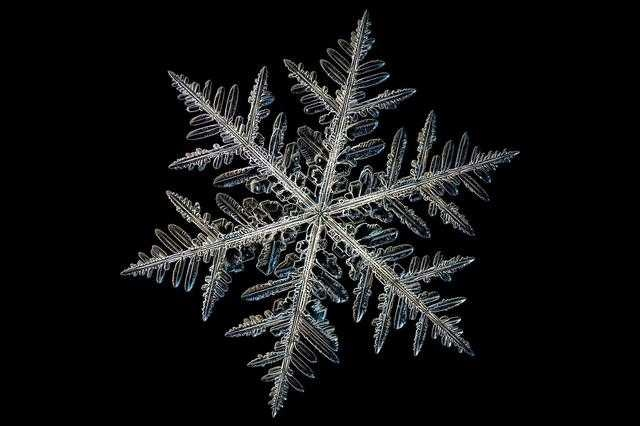
#> input picture data/000.jpg, 640 x 426 px; its folder holds only this picture in this run
$ jupyter execute --allow-errors dev.ipynb   (shell and % lines are left out)
#> lines starting #> are read from the running program, lines starting #| are printed output that depends on the picture; after the words box and inside, x2 and y2 are one past the last pixel; in counts of white or black regions, pixels touching at a corner belong together
### src/symetry_analysis.py
import cv2
import numpy as np
import matplotlib.pyplot as plt
from skimage.metrics import structural_similarity as ssim
from scipy.ndimage import rotate

def normalized_cross_correlation(image1, image2):
    """Computes Normalized Cross-Correlation (NCC) between two images."""
    image1_flat = image1.flatten().astype(np.float32)
    image2_flat = image2.flatten().astype(np.float32)
    mean1, mean2 = np.mean(image1_flat), np.mean(image2_flat)
    numerator = np.sum((image1_flat - mean1) * (image2_flat - mean2))
    denominator = np.sqrt(np.sum((image1_flat - mean1) ** 2) * np.sum((image2_flat - mean2) ** 2))
    if denominator == 0: # Avoiding division by 0
        return 0
    return numerator / denominator

def analyze_symmetry(preprocessed_image, contours, vis=False):
    """
    Analyze the symmetry of the main snowflake contour with rotational symmetry.
    """
    assert len(contours) == 1, "Expected exactly one contour"
    main_contour = contours[0]

    mask = np.full(preprocessed_image.shape, 255, dtype=np.uint8)
    cv2.drawContours(mask, [main_contour], -1, (255), thickness=cv2.FILLED)

    #bounding box of contour for cropping
    x, y, w, h = cv2.boundingRect(main_contour)
    masked = cv2.bitwise_and(preprocessed_image, mask)
    cropped = masked[y:y+h, x:x+w]

    # imge needs to be square; mif not, apply padding
    size = max(w, h)
    square = np.full((size, size), 255, dtype=np.uint8)
    offset_x = (size - w) // 2
    offset_y = (size - h) // 2
    square[offset_y:offset_y+h, offset_x:offset_x+w] = cropped

    resized = cv2.resize(square, (512, 512))

    # Use blurred image to check rotational symetry, this smoothed the effect of artifacts
    blurred = cv2.GaussianBlur(resized, (3, 3), 0)

    # rotational symmetry scores for multiple angles
    angles = [60, 120, 180, 240, 300]
    symmetry_scores = []
    rotated_img = []

    for angle in angles:
        rotated = rotate(blurred, angle, reshape=False, mode='constant', cval=255, order=3)
        rotated_img.append(rotated)
        # score = ssim(blurred, rotated, data_range=255)
        score = normalized_cross_correlation(blurred, rotated)
        symmetry_scores.append(score)

    ### How pretty is a snowflake? To answer this we combine various metrics
    # Calculate the minimum enclosing circle
    ((cx, cy), radius) = cv2.minEnclosingCircle(main_contour)

    # Circularity ratio: how much of the rectangle the circle spans
    # Measure the "fit" of the bounding circle inside the bounding rectangle
    circle_diameter = 2 * radius
    rect_diagonal = np.sqrt(w**2 + h**2)
    circularity_ratio = circle_diameter / rect_diagonal

    # Measure the ratio of average rectange axis to circle diameter
    avg_rect_axis = (w+h) / 2
    axis_ratio = avg_rect_axis/circle_diameter

    # our ffinal symmetry score combines rotational symmetry and circularity
    avg_symmetry = np.mean(symmetry_scores)
    final_score = (circularity_ratio + axis_ratio + avg_symmetry) / 3

    if vis:
        print(f"Axis Ratio: {axis_ratio:.4f}")
        print(f"Circle/Rectangle Ratio: {circularity_ratio:.4f}")
        print(f"Average Rotational Symmetry: {avg_symmetry:.4f}")
        print(f"Final Symmetry Score: {final_score:.4f}")

        # Convert the grayscale image to BGR (3 channels) for visualization
        visualization_image = cv2.cvtColor(preprocessed_image, cv2.COLOR_GRAY2BGR)

        # Add padding to the image
        padding = 60
        visualization_image = cv2.copyMakeBorder(
            visualization_image, padding, padding, padding, padding, cv2.BORDER_CONSTANT, value=(255, 255, 255)
        )

        # Offset the contour to match the padded image
        main_contour_padded = main_contour + padding

        # Calculate bounding rectangle
        x, y, w, h = cv2.boundingRect(main_contour_padded)
        cv2.rectangle(visualization_image, (x, y), (x + w, y + h), (255, 0, 0), 2)  # Blue rectangle

        # Calculate the minimum enclosing circle
        ((cx, cy), radius) = cv2.minEnclosingCircle(main_contour_padded)
        cv2.circle(visualization_image, (int(cx), int(cy)), int(radius), (0, 255, 0), 2)  # Green circle

        plt.figure(figsize=(12, 6))

        plt.subplot(2, 3, 1)
        plt.title("Original + Circularity")
        plt.imshow(cv2.cvtColor(visualization_image, cv2.COLOR_BGR2RGB))
        plt.axis('off')

        plt.subplot(2, 3, 2)
        plt.title("60° Rotation")
        plt.imshow(rotated_img[0], cmap='gray')
        plt.axis('off')

        plt.subplot(2, 3, 3)
        plt.title("120° Rotation")
        plt.imshow(rotated_img[1], cmap='gray')
        plt.axis('off')

        plt.subplot(2, 3, 4)
        plt.title("180° Rotation")
        plt.imshow(rotated_img[2], cmap='gray')
        plt.axis('off')

        plt.subplot(2, 3, 5)
        plt.title("240° Rotation")
        plt.imshow(rotated_img[3], cmap='gray')
        plt.axis('off')

        plt.subplot(2, 3, 6)
        plt.title("300° Rotation")
        plt.imshow(rotated_img[4], cmap='gray')
        plt.axis('off')

        plt.show()

    return final_score


def plot_images(images, titles, cmaps):
    """Plot a list of images with titles."""
    plt.figure(figsize=(15, 5))
    for i, (image, title, cmap) in enumerate(zip(images, titles, cmaps)):
        plt.subplot(1, len(images), i + 1)
        plt.imshow(image, cmap=cmap)
        plt.title(title)
        plt.axis('off')
    plt.tight_layout()
    plt.show()


def pipeline(image):
    """Segment snowflake from the background using Canny Edge Detection and Flood Fill."""
    # Convert to grayscale
    gray = cv2.cvtColor(image, cv2.COLOR_BGR2GRAY)

    # Canny Edge Detection
    edges = cv2.Canny(gray, 50, 150)

    # Fill the Object (Flood Fill on Edges)
    flood_fill = edges.copy()
    h, w = flood_fill.shape[:2]
    mask = np.zeros((h + 2, w + 2), np.uint8)

    # Perform flood fill from the edges to detect connected regions
    cv2.floodFill(flood_fill, mask, (0, 0), 255)

    # Invert the Flood-Filled Image
    flood_fill_inverted = cv2.bitwise_not(flood_fill)

    # Combine the Inverted Flood-Fill and Original Edges
    combined = cv2.bitwise_or(edges, flood_fill_inverted)

    # morphological Operations to Close Small Gaps
    kernel = np.ones((3, 3), np.uint8)
    segmentation_mask = cv2.morphologyEx(combined, cv2.MORPH_CLOSE, kernel, iterations=2)

    #Invert the Final Mask to make Foreground Black and Background White
    segmentation_result = cv2.bitwise_not(segmentation_mask)

    # Ensure binary output
    segmentation_result = (segmentation_result > 0).astype(np.uint8) * 255

    # Plot the results (optional for debugging)
    plot_images(
        [image, gray, edges, segmentation_result],
        ["Original", "Grayscale", "Canny Edges", "Segmented (Foreground: B, Background: W)"],
        [None, "gray", "gray", "gray"]
    )

    return segmentation_result

def extract_contour(segmented_image, vis=True):
    """
    Extract the largest contour from the segmented image.
    """
    # Invert the mask if the background is black and the foreground is white
    inverted = cv2.bitwise_not(segmented_image)

    # Find contours
    contours, _ = cv2.findContours(inverted, cv2.RETR_EXTERNAL, cv2.CHAIN_APPROX_SIMPLE)

    # Ensure at least one contour exists
    if not contours:
        raise ValueError("No contours found in the segmented image.")

    #Select the largest contour by area
    largest_contour = max(contours, key=cv2.contourArea)

    if vis:
        # Create a copy of the segmented image for visualization
        visualization_image = cv2.cvtColor(segmented_image, cv2.COLOR_GRAY2BGR)

        # Draw the largest contour in green
        cv2.drawContours(visualization_image, [largest_contour], -1, (0, 255, 0), thickness=2)

        # Calculate and draw the bounding rectangle in blue
        x, y, w, h = cv2.boundingRect(largest_contour)
        cv2.rectangle(visualization_image, (x, y), (x + w, y + h), (255, 0, 0), 2)

        border_size = 5
        bordered_image = cv2.copyMakeBorder(
            visualization_image,
            border_size,
            border_size,
            border_size,
            border_size,
            cv2.BORDER_CONSTANT,
            value=(255, 255, 255),
        )

        border_size = 5
        bordered_image = cv2.copyMakeBorder(
            bordered_image,
            border_size,
            border_size,
            border_size,
            border_size,
            cv2.BORDER_CONSTANT,
            value=(0, 0, 0),
        )

        # Plot the visualization
        plt.figure(figsize=(6, 6))
        # plt.title("Largest Contour and Bounding Rectangle")
        plt.imshow(cv2.cvtColor(bordered_image, cv2.COLOR_BGR2RGB))
        plt.axis('off')
        plt.show()

    # Return the largest contour as a list
    return [largest_contour]

### src/extract_data.py
import sqlite3
import json

def extract_votes(db_path, json_path):
    # Connect to the SQLite database
    connection = sqlite3.connect("votes.db")
    cursor = connection.cursor()

    # Query the numbers you need
    cursor.execute("SELECT * FROM votes")
    numbers = cursor.fetchall()  # Fetch all rows

    # Convert to a list of numbers
    votes = {}
    for row in numbers:
        votes[row[0]] = row[1]

    # Save to JSON
    with open("votes.json", "w") as json_file:
        json.dump(votes, json_file)

    # Close the connection
    connection.close()

### dev.ipynb
## Running notebook to test the developed functions

[cell 1]
import matplotlib.pyplot as plt
import cv2


from src import symetry_analysis as sa
from src import metric_corelation as mc
from src import extract_data as ed
import os
import numpy as np
import json

[cell 2]
data_folder = "data/"
image_files = [os.path.join(data_folder, f) for f in os.listdir(data_folder) if os.path.isfile(os.path.join(data_folder, f)) and f.lower().endswith('.jpg')]
scores = {}
for path in image_files:
    print(path)
    image = cv2.imread(path)
#> image is the input picture: shape (426, 640, 3); mean B, G, R 19.6, 19.4, 19.1
    res = sa.pipeline(image)
#> in pipeline, `edges = cv2.Canny(gray, 50, 150)`:
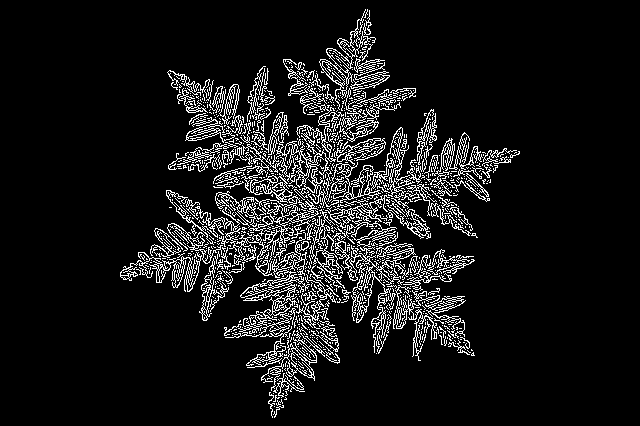
#> edges: shape (426, 640); 9.2% white in thin lines or dots, all inside (x1, y1, x2, y2) = (120, 9, 520, 418)
#> in pipeline, `cv2.floodFill(flood_fill, mask, (0, 0), 255)`:
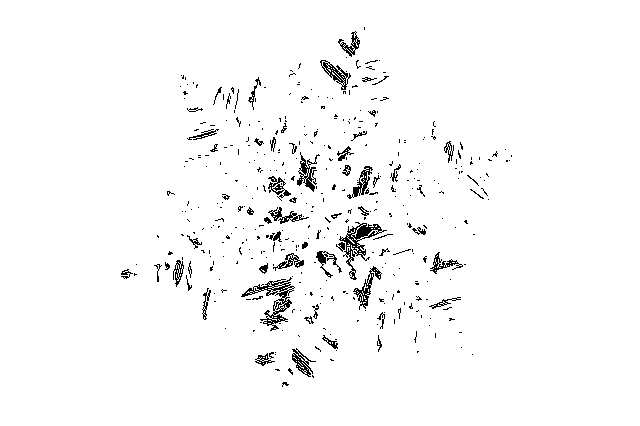
#> flood_fill: shape (426, 640); 97.2% white; black in thin lines or dots, all inside (x1, y1, x2, y2) = (121, 27, 512, 387)
#> in pipeline, `segmentation_mask = cv2.morphologyEx(combined, cv2.MORPH_CLOSE, kernel..`:
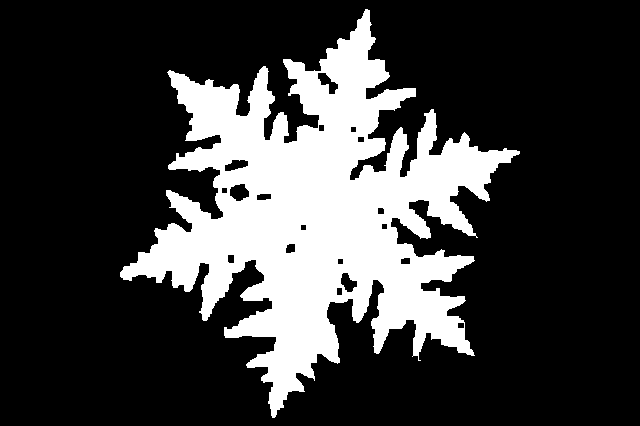
#> segmentation_mask: shape (426, 640); 23.9% white; 1 white region, box (x1, y1, x2, y2) and area: (120, 9, 520, 418) 65081
#> the loop in plot_images, `for i, (image, title, cmap) in enumerate(zip(images, titles, cmaps)):` made 4 passes
#> (title, cmap) on passes 1 to 4: ('Original', None), ('Grayscale', 'gray'), ('Canny Edges', 'gray'), ('Segmented (Foreground: B, Background: W)', 'gray')
    contours = sa.extract_contour(res)
#> in extract_contour, `contours, _ = cv2.findContours(inverted, cv2.RETR_EXTERNAL, cv2.CHAIN_..`: contours = 1 contour; box (x1, y1, x2, y2) and area: (120, 9, 520, 418) 64475
#> in extract_contour, `largest_contour = max(contours, key=cv2.contourArea)`: largest_contour = contour of 1683 points, box (x1, y1, x2, y2) (120, 9, 520, 418), area 64475
#> in extract_contour, `x, y, w, h = cv2.boundingRect(largest_contour)`: x = 120; y = 9; w = 400; h = 409
#> in extract_contour, `bordered_image = cv2.copyMakeBorder( bordered_image, border_size, bord..`:
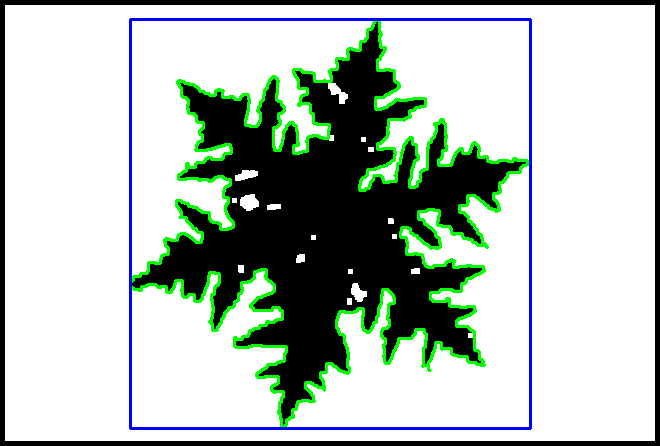
#> bordered_image: shape (446, 660, 3); mean B, G, R 185.1, 192.3, 180.9
    score = sa.analyze_symmetry(res, contours, vis=True)
#> in analyze_symmetry, `main_contour = contours[0]`: main_contour has the same summary as largest_contour in extract_contour
#> in analyze_symmetry, `x, y, w, h = cv2.boundingRect(main_contour)`: x = 120; y = 9; w = 400; h = 409
#> in analyze_symmetry, `cropped = masked[y:y+h, x:x+w]`:
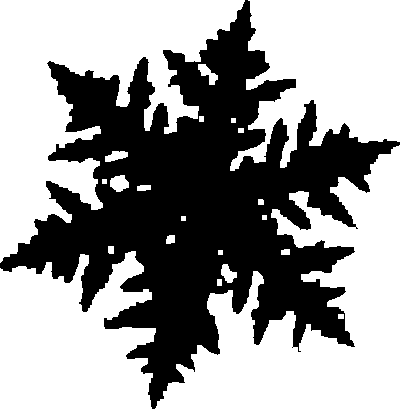
#> cropped: shape (409, 400); 60.2% white; 1 black region, box (x1, y1, x2, y2) and area: (0, 0, 400, 409) 65081
#> in analyze_symmetry, `offset_x = (size - w) // 2`: offset_x = 4
#> in analyze_symmetry, `offset_y = (size - h) // 2`: offset_y = 0
#> in analyze_symmetry, `resized = cv2.resize(square, (512, 512))`:
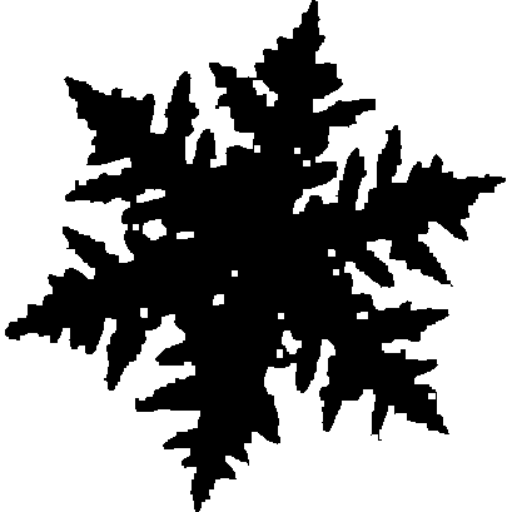
#> resized: shape (512, 512); min 0, max 255, mean 155.8
#> the loop in analyze_symmetry, `for angle in angles:` made 5 passes
#> (numerator in normalized_cross_correlation, score) on passes 1 to 5: (3.25e+09, 0.838), (3.26e+09, 0.841), (3.2e+09, 0.826), (3.26e+09, 0.841), (3.25e+09, 0.838)
#> pass 1, in analyze_symmetry, `rotated = rotate(blurred, angle, reshape=False, mode='constant', cval=..`:
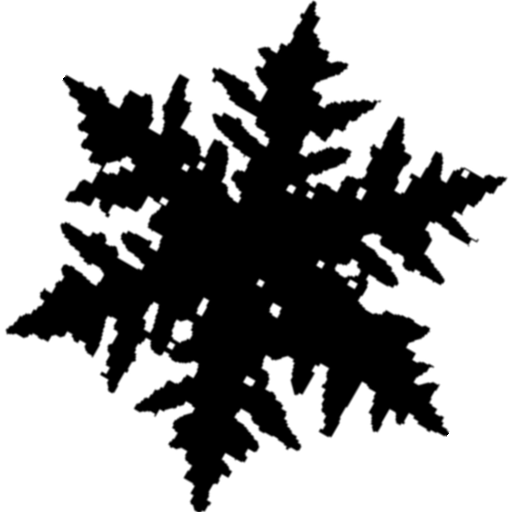
#> rotated: shape (512, 512); min 0, max 255, mean 155.8
#> pass 3, in analyze_symmetry, `rotated = rotate(blurred, angle, reshape=False, mode='constant', cval=..`:
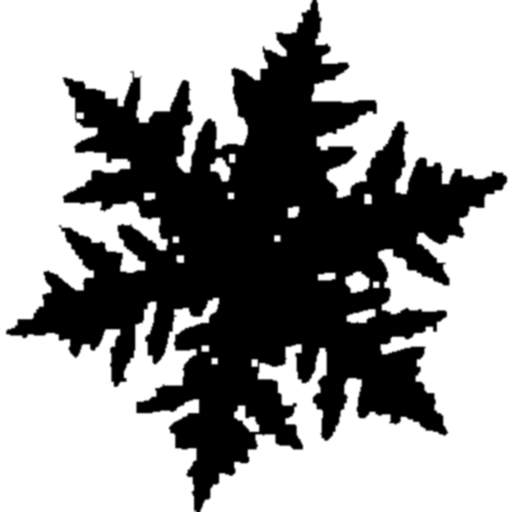
#> rotated: shape (512, 512); min 0, max 255, mean 155.8
#> after the loop in analyze_symmetry, `for angle in angles:`: rotated_img = 5 items; symmetry_scores = [0.838, 0.841, 0.826, 0.841, 0.838]
#> in analyze_symmetry, `((cx, cy), radius) = cv2.minEnclosingCircle(main_contour)`: cx = 319.8; cy = 213.1; radius = 209.5
#> in analyze_symmetry, `circle_diameter = 2 * radius`: circle_diameter = 419
#> in analyze_symmetry, `rect_diagonal = np.sqrt(w**2 + h**2)`: rect_diagonal = 572.1
#> in analyze_symmetry, `circularity_ratio = circle_diameter / rect_diagonal`: circularity_ratio = 0.732
#> in analyze_symmetry, `avg_rect_axis = (w+h) / 2`: avg_rect_axis = 404.5
#> in analyze_symmetry, `axis_ratio = avg_rect_axis/circle_diameter`: axis_ratio = 0.965
#> in analyze_symmetry, `avg_symmetry = np.mean(symmetry_scores)`: avg_symmetry = 0.837
#> in analyze_symmetry, `final_score = (circularity_ratio + axis_ratio + avg_symmetry) / 3`: final_score = 0.845
#| Axis Ratio: 0.9654
#| Circle/Rectangle Ratio: 0.7324
#| Average Rotational Symmetry: 0.8369
#| Final Symmetry Score: 0.8449
#> in analyze_symmetry, `visualization_image = cv2.copyMakeBorder( visualization_image, padding..`:
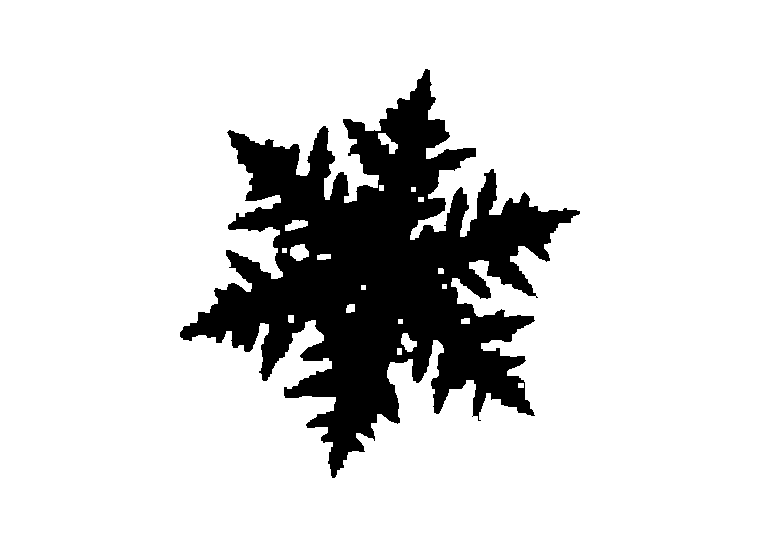
#> visualization_image: shape (546, 760, 3); 84.3% white; 1 black region, box (x1, y1, x2, y2) and area: (180, 69, 580, 478) 65081
#> in analyze_symmetry, `main_contour_padded = main_contour + padding`: main_contour_padded = contour of 1683 points, box (x1, y1, x2, y2) (180, 69, 580, 478), area 64475
#> in analyze_symmetry, `x, y, w, h = cv2.boundingRect(main_contour_padded)`: x = 180; y = 69
#> in analyze_symmetry, `((cx, cy), radius) = cv2.minEnclosingCircle(main_contour_padded)`: cx = 379.8; cy = 273.1
#> in analyze_symmetry, `plt.show()`:
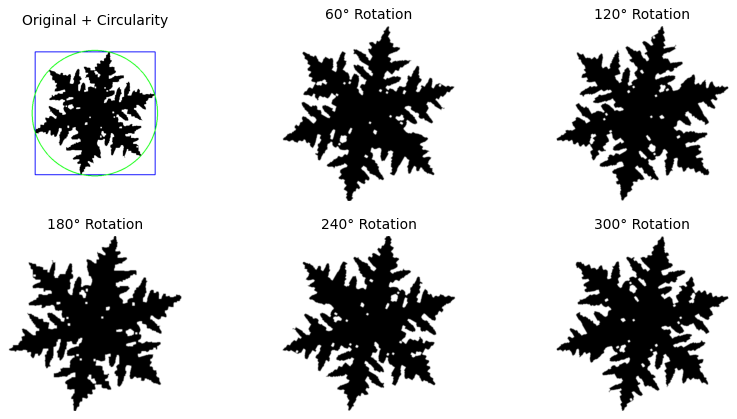
#> figure drawn by matplotlib, 6 panels
#> score = 0.845
    scores[path] = score

# Save scores to JSON
output_file = "scores.json"
with open(output_file, 'w') as f:
    json.dump(scores, f)

## Metric correlation

#> (a cell that did not finish here is left out)

mc.calculate_corr("scores.json", "votes.json")

$ run again, on data/004.jpg
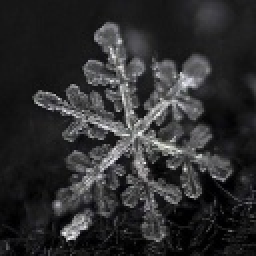
#> input picture data/004.jpg, 128 x 128 px (shown 2 times larger)
#> image is the input picture: shape (128, 128, 3); mean B, G, R 46.3, 45.4, 45.4
#> in pipeline, `edges = cv2.Canny(gray, 50, 150)`:
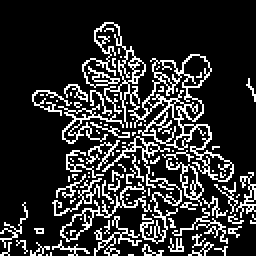
#> edges: shape (128, 128) (shown 2 times larger); 18.3% white in thin lines or dots
#> flood_fill: shape (128, 128); 92.9% white; black in thin lines or dots, all inside (x1, y1, x2, y2) = (0, 26, 128, 128)
#> combined: shape (128, 128); 25.4% white; 87 white regions (61 under 20 px), largest, box (x1, y1, x2, y2) and area: (41, 11, 117, 91) 1722, (51, 68, 91, 122) 325, (30, 91, 76, 121) 260
#> segmentation_mask: shape (128, 128); 47.6% white; 2 white regions, box (x1, y1, x2, y2) and area: (0, 11, 128, 128) 7781, (123, 39, 128, 51) 21
#> segmentation_result: shape (128, 128); 52.4% white; 2 black regions
#> the loop in plot_images, `for i, (image, title, cmap) in enumerate(zip(images, titles, cmaps)):` made 4 passes
#> (title, cmap) on passes 1 to 4: ('Original', None), ('Grayscale', 'gray'), ('Canny Edges', 'gray'), ('Segmented (Foreground: B, Background: W)', 'gray')
#> in extract_contour, `contours, _ = cv2.findContours(inverted, cv2.RETR_EXTERNAL, cv2.CHAIN_..`: contours = 2 contours, 1 with area under 20; largest, box (x1, y1, x2, y2) and area: (0, 11, 128, 128) 8208
#> largest_contour = contour of 194 points, box (x1, y1, x2, y2) (0, 11, 128, 128), area 8208
#> in extract_contour, `x, y, w, h = cv2.boundingRect(largest_contour)`: x = 0; y = 11; w = 128; h = 117
#> `contours = sa.extract_contour(res)`: contours = 1 contour; box (x1, y1, x2, y2) and area: (0, 11, 128, 128) 8208
#> main_contour has the same summary as largest_contour in extract_contour
#> mask: shape (128, 128); every value is 255
#> in analyze_symmetry, `x, y, w, h = cv2.boundingRect(main_contour)`: x = 0; y = 11; w = 128; h = 117
#> cropped: shape (117, 128); 47.9% white; 18 white regions, largest, box (x1, y1, x2, y2) and area: (0, 0, 52, 114) 3689, (57, 0, 128, 77) 2499, (113, 101, 128, 117) 185
#> size = 128
#> offset_x = 0
#> offset_y = 5
#> square: shape (128, 128); 52.4% white; 2 black regions, box (x1, y1, x2, y2) and area: (0, 5, 128, 122) 7781, (123, 33, 128, 45) 21
#> the loop in analyze_symmetry, `for angle in angles:` made 5 passes
#> (mean2 in normalized_cross_correlation, numerator in normalized_cross_correlation, denominator in normalized_cross_correlation, score) on passes 1 to 5: (139.9, 1.71e+09, 4.05e+09, 0.422), (141.5, 1.4e+09, 4.04e+09, 0.346), (133.6, 1.29e+09, 4.04e+09, 0.318), (139.9, 1.35e+09, 4.05e+09, 0.333), (141.5, 1.76e+09, 4.04e+09, 0.435)
#> after the loop in analyze_symmetry, `for angle in angles:`: rotated_img = 5 items; symmetry_scores = [0.422, 0.346, 0.318, 0.333, 0.435]
#> in analyze_symmetry, `((cx, cy), radius) = cv2.minEnclosingCircle(main_contour)`: cx = 59.07; cy = 83.82; radius = 73.17
#> circle_diameter = 146.3
#> rect_diagonal = 173.4
#> circularity_ratio = 0.844
#> avg_rect_axis = 122.5
#> axis_ratio = 0.837
#> avg_symmetry = 0.371
#> final_score = 0.684
#| Axis Ratio: 0.8371
#| Circle/Rectangle Ratio: 0.8438
#| Average Rotational Symmetry: 0.3709
#| Final Symmetry Score: 0.6840
#> main_contour_padded = contour of 194 points, box (x1, y1, x2, y2) (60, 71, 188, 188), area 8208
#> in analyze_symmetry, `x, y, w, h = cv2.boundingRect(main_contour_padded)`: x = 60; y = 71
#> in analyze_symmetry, `((cx, cy), radius) = cv2.minEnclosingCircle(main_contour_padded)`: cx = 119.1; cy = 143.8
#> in analyze_symmetry, `cv2.circle(visualization_image, (int(cx), int(cy)), int(radius), (0, 2..`:
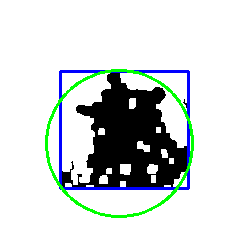
#> visualization_image: shape (248, 248, 3); mean B, G, R 217.7, 218.1, 212.4
#> `score = sa.analyze_symmetry(res, contours, vis=True)`: score = 0.684
